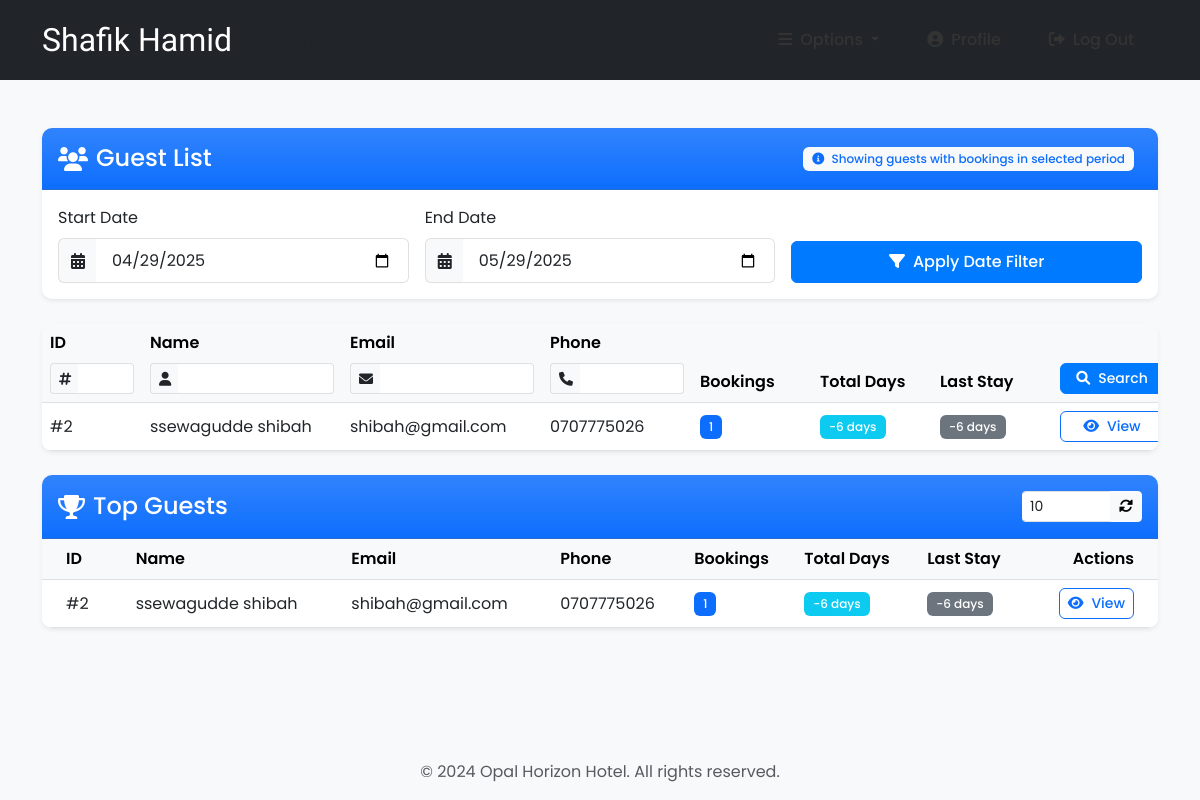
Page /guests/ (signed in) on the earlier database version.
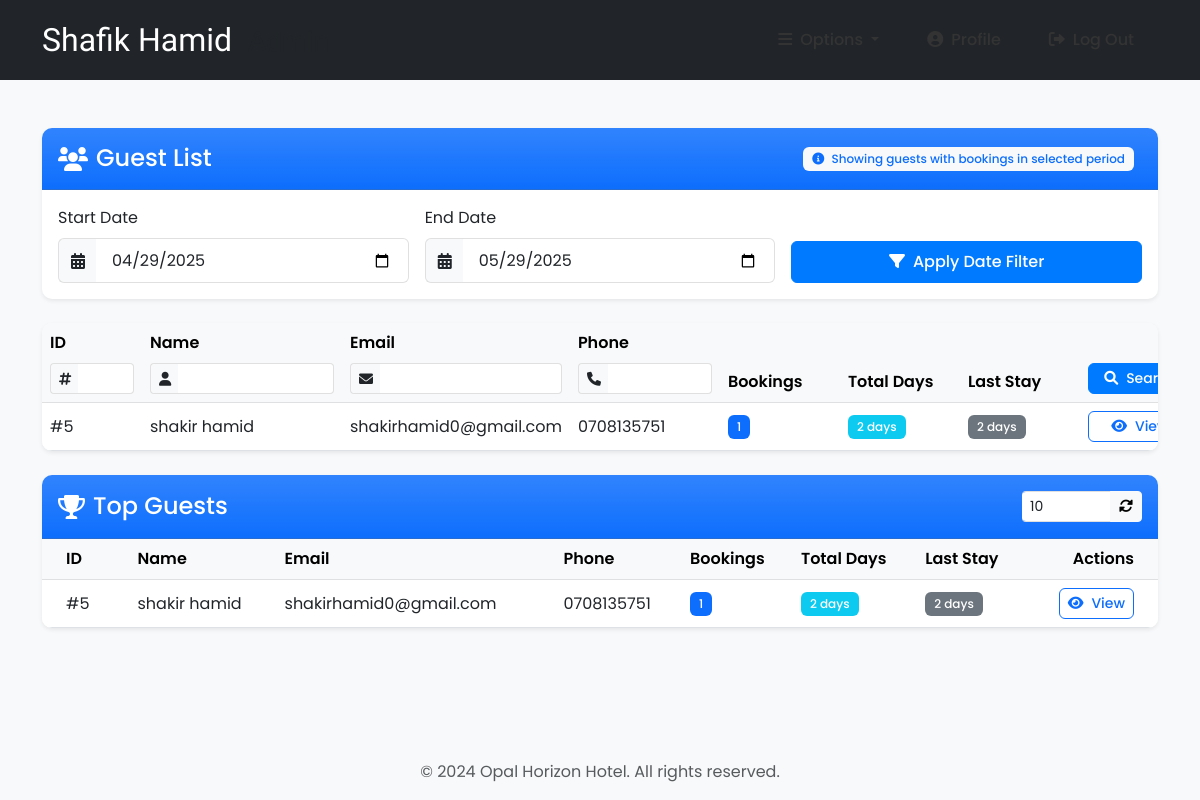
Same page on the later database version.
### accounts/models.py (models this page shows, shortened)
class Guest(models.Model):
    user = models.OneToOneField(User, null=True, on_delete=models.CASCADE)
    phoneNumber = PhoneNumberField(unique=True)
    def numOfBooking(self):
        Booking = apps.get_model('room', 'Booking')
        return Booking.objects.filter(guest=self).count()
    def numOfDays(self):
        Booking = apps.get_model('room', 'Booking')
        totalDay = 0
        bookings = Booking.objects.filter(guest=self)
        for b in bookings:
            day = b.endDate - b.startDate
            totalDay += int(day.days)
        return totalDay
    def numOfLastBookingDays(self):
        Booking = apps.get_model('room', 'Booking')
        try:
            return int((Booking.objects.filter(guest=self).last().endDate - Booking.objects.filter(guest=self).last().startDate).days)
        except:
            return 0

### room/models.py (models this page shows, shortened)
class Booking(models.Model):
    roomNumber = models.ForeignKey(Room, on_delete=models.CASCADE)
    guest = models.ForeignKey('accounts.Guest', null=True, on_delete=models.CASCADE)
    dateOfReservation = models.DateField(default=timezone.now)
    startDate = models.DateField()
    endDate = models.DateField()

### accounts/views.py (the view, shortened to what this page needs)
# urls.py: path('guests/', guests, name="guests"),
@login_required(login_url='login')
def guests(request):
    role = str(request.user.groups.all()[0])
    path = role + "/"
    topRange = Booking.objects.all().values("guest").annotate(
        total=Count("guest")).order_by("-total")
    topLimit = 10
    topList = []
    for t in topRange:
        if len(topList) > 10:
            break
        else:
            topList.append(Guest.objects.get(id=t.get("guest")))
    bookings = Booking.objects.all()
    fd = datetime.combine(date.today()-timedelta(days=30), datetime.min.time())
    ld = datetime.combine(date.today(), datetime.min.time())
    guests = []
    for b in bookings:
        if b.endDate >= fd.date() and b.startDate <= ld.date():
            if b.guest not in guests:
                guests.append(b.guest)
    context = {
        "role": role,
        "guests": guests,
        "topList": topList,
        "topLimit": topLimit,
        "fd": fd,
        "ld": ld
    }
    return render(request, path + "guests.html", context)

### templates/admin/guests.html
{% block context %}
{% include '../common_pages/guests.html' %}
{% endblock %}

### templates/common_pages/guests.html (shortened to what the changed rows need)
{% extends 'index.html' %}
{% block context %}
<div class="container py-5">
    <div class="card shadow-sm mb-4">
        <div class="card-body p-0">
            <div class="table-responsive">
                <table class="table table-hover mb-0">
                    <thead class="table-light">
                        <tr>
                            <form action="" method="POST" class="needs-validation" novalidate>
                                <th style="min-width: 100px;">
                                    <label class="form-label mb-2">ID</label>
                                    <div class="input-group input-group-sm">
                                        <span class="input-group-text">
                                            <i class="fas fa-hashtag"></i>
                                        </span>
                                        <input type="number" name="id" min="0" value="{{id}}" class="form-control">
                                    </div>
                                </th>
                                <th style="min-width: 200px;">
                                    <label class="form-label mb-2">Name</label>
                                    <div class="input-group input-group-sm">
                                        <span class="input-group-text">
                                            <i class="fas fa-user"></i>
                                        </span>
                                        <input type="text" name="name" value="{{name}}" class="form-control">
                                    </div>
                                </th>
                                <th style="min-width: 200px;">
                                    <label class="form-label mb-2">Email</label>
                                    <div class="input-group input-group-sm">
                                        <span class="input-group-text">
                                            <i class="fas fa-envelope"></i>
                                        </span>
                                        <input type="text" name="email" value="{{email}}" class="form-control">
                                    </div>
                                </th>
                                <th style="min-width: 150px;">
                                    <label class="form-label mb-2">Phone</label>
                                    <div class="input-group input-group-sm">
                                        <span class="input-group-text">
                                            <i class="fas fa-phone"></i>
                                        </span>
                                        <input type="number" name="number" min="0" value="{{number}}"
                                            class="form-control">
                                    </div>
                                </th>
                                <th style="min-width: 120px;">Bookings</th>
                                <th style="min-width: 120px;">Total Days</th>
                                <th style="min-width: 120px;">Last Stay</th>
                                <th style="min-width: 120px;">
                                    <label class="form-label mb-2">&nbsp;</label>
                                    <button type="submit" name="filterGuest" class="btn btn-primary btn-sm w-100">
                                        <i class="fas fa-search me-2"></i>Search
                                    </button>
                                </th>
                            </form>
                        </tr>
                    </thead>
                    <tbody>
                        {% for g in guests %}
                        <tr>
                            <td class="align-middle">#{{g.user.id}}</td>
                            <td class="align-middle">{{g.user.first_name}} {{g.user.last_name}}</td>
                            <td class="align-middle">{{g.user.email}}</td>
                            <td class="align-middle">{{g.phoneNumber}}</td>
                            <td class="align-middle">
                                <span class="badge bg-primary">{{g.numOfBooking}}</span>
                            </td>
                            <td class="align-middle">
                                <span class="badge bg-info">{{g.numOfDays}} days</span>
                            </td>
                            <td class="align-middle">
                                <span class="badge bg-secondary">{{g.numOfLastBookingDays}} days</span>
                            </td>
                            <td class="align-middle">
                                <a href="{% url 'guest-profile' g.user.id %}"
                                    class="btn btn-outline-primary btn-sm w-100">
                                    <i class="fas fa-eye me-2"></i>View
                                </a>
                            </td>
                        </tr>
                        {% endfor %}
                    </tbody>
                </table>
            </div>
        </div>
    </div>
    <div class="card shadow-sm">
        <div class="card-body p-0">
            <div class="table-responsive">
                <table class="table table-hover mb-0">
                    <thead class="table-light">
                        <tr>
                            <th class="px-4">ID</th>
                            <th>Name</th>
                            <th>Email</th>
                            <th>Phone</th>
                            <th>Bookings</th>
                            <th>Total Days</th>
                            <th>Last Stay</th>
                            <th class="text-end pe-4">Actions</th>
                        </tr>
                    </thead>
                    <tbody>
                        {% for g in topList %}
                        <tr>
                            <td class="px-4">#{{g.user.id}}</td>
                            <td>{{g.user.first_name}} {{g.user.last_name}}</td>
                            <td>{{g.user.email}}</td>
                            <td>{{g.phoneNumber}}</td>
                            <td>
                                <span class="badge bg-primary">{{g.numOfBooking}}</span>
                            </td>
                            <td>
                                <span class="badge bg-info">{{g.numOfDays}} days</span>
                            </td>
                            <td>
                                <span class="badge bg-secondary">{{g.numOfLastBookingDays}} days</span>
                            </td>
                            <td class="text-end pe-4">
                                <a href="{% url 'guest-profile' g.user.id %}" class="btn btn-outline-primary btn-sm">
                                    <i class="fas fa-eye me-2"></i>View
                                </a>
                            </td>
                        </tr>
                        {% endfor %}
                    </tbody>
                </table>
            </div>
        </div>
    </div>
</div>
{% endblock %}

Differences in the rows shown:
no longer on this page (row unchanged): Guest: user.id "2", user.first_name "ssewagudde", user.last_name "shibah", user.email "shibah@gmail.com", phoneNumber "0707775026", numOfBooking "1", numOfDays "-6", numOfLastBookingDays "-6"
added Guest: user.id "5", user.first_name "shakir", user.last_name "hamid", user.email "shakirhamid0@gmail.com", phoneNumber "0708135751", numOfBooking "1", numOfDays "2", numOfLastBookingDays "2"
